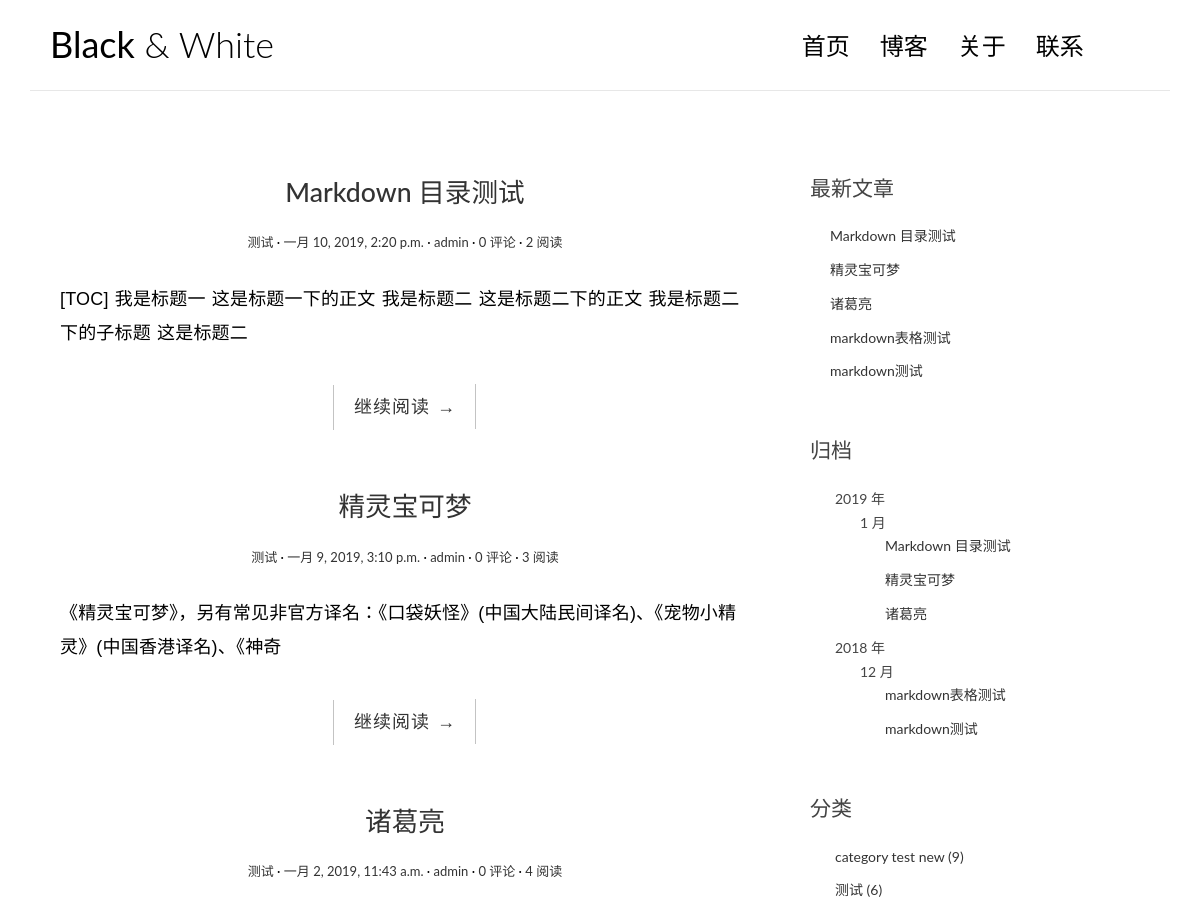
Before: / (upper part) with the older database file.
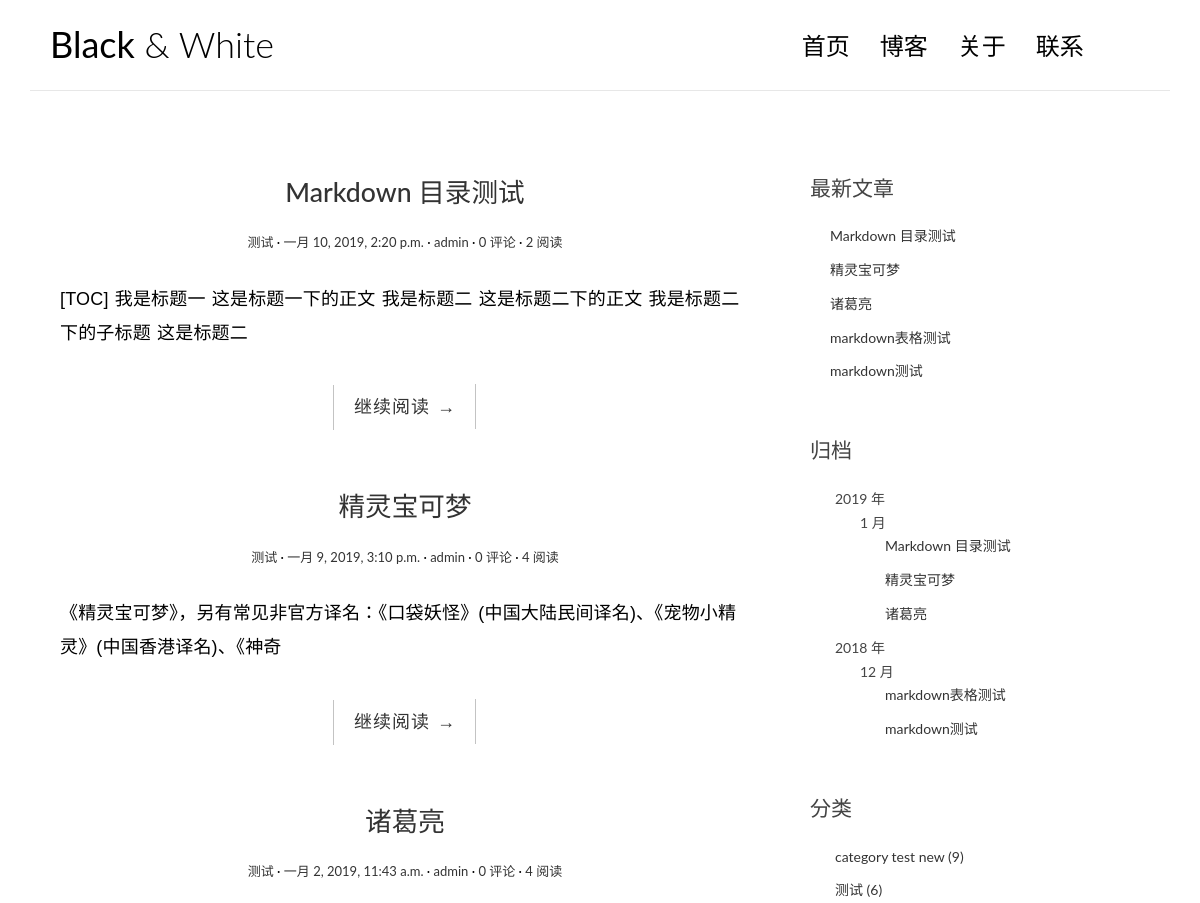
After: the same page with the newer database file.
### blog/models.py (models this page shows, shortened)
@python_2_unicode_compatible
class Post(models.Model):
    title = models.CharField(max_length=70)
    body = models.TextField()
    created_time = models.DateTimeField()
    modified_time = models.DateTimeField()
    excerpt = models.CharField(max_length=200,blank=True)
    category = models.ForeignKey(Category)
    tags = models.ManyToManyField(Tag,blank=True)
    author = models.ForeignKey(User)
    views = models.PositiveIntegerField(default=0)
    def get_absolute_url(self):
        return reverse('blog:detail',kwargs={'pk': self.pk})
    class Meta:
        ordering = ['-created_time']

@python_2_unicode_compatible
class Category(models.Model):
    name = models.CharField(max_length=100)

### blog/views.py (the view)
# urls.py: url(r'^$', views.IndexView.as_view(), name='index'),
class IndexView(ListView):
    model = Post
    template_name = 'blog/index.html'
    context_object_name = 'post_list'
    paginate_by = 5
    def get_context_data(self, **kwargs):
        context = super().get_context_data(**kwargs)
        paginator = context.get('paginator')
        page = context.get('page_obj')
        is_paginated = context.get('is_paginated')
        pagination_data = self.pagination_data(paginator, page, is_paginated)
        context.update(pagination_data)
        return context
    def pagination_data(self, paginator, page, is_paginated):
        if not is_paginated:
            return {}
        left = []
        right = []
        left_has_more = False
        right_has_more = False
        first = False
        last = False
        page_number = page.number
        total_pages = paginator.num_pages
        page_range = paginator.page_range
        left = page_range[(page_number - 3) if (page_number - 3) > 0 else 0:
                          (page_number - 1) if (page_number - 1) > 0 else 0]
        right = page_range[page_number:page_number + 2]
        if right:
            if right[-1] < total_pages:
                last = True
            if right[-1] < total_pages - 1:
                right_has_more = True
        if left:
            if left[0] > 1:
                first = True
            if left[0] > 2:
                left_has_more = True
        data = {'left': left,
                'right': right,
                'left_has_more': left_has_more,
                'right_has_more': right_has_more,
                'first': first,
                'last': last, }
        return data

### blog/templatetags/blog_tags.py (called while the page is built)
@register.simple_tag
def get_recent_posts(num=5):
    return Post.objects.all().order_by('-created_time')[:num]

@register.simple_tag
def archives():
    return Post.objects.dates('created_time','month',order='DESC')

@register.simple_tag
def get_categories():
    return Category.objects.all()

@register.simple_tag()
def get_tags():
    return Tag.objects.annotate(num_posts=Count('post')).filter(num_posts__gt=0)

### templates/blog/index.html (shortened to what this page needs)
{% extends 'base.html' %}
{% block main %}
    {% for post in post_list %}
        <article class="post post-{{ post.pk }}">
            <header class="entry-header">
                <h1 class="entry-title">
                    <a href="{{ post.get_absolute_url }}">{{ post.title }}</a>
                </h1>
                <div class="entry-meta">
                    <span class="post-category"><a href="{% url 'blog:category' post.category.pk %}">{{ post.category.name }}</a></span>
                    <span class="post-date"><a href="#"><time class="entry-date"
                                                              datetime="{{ post.created_time }}">{{ post.created_time }}</time></a></span>
                    <span class="post-author"><a href="#">{{ post.author }}</a></span>
                    <span class="comments-link"><a href="{{ post.get_absolute_url }}#comment-area">{{ post.comment_set.count }} 评论</a></span>
                    <span class="views-count"><a href="{{ post.get_absolute_url }}">{{ post.views }} 阅读</a></span>
                </div>
            </header>
            <div class="entry-content clearfix">
                <p>{{ post.excerpt }}</p>
                <div class="read-more cl-effect-14">
                    <a href="{{ post.get_absolute_url }}" class="more-link">继续阅读 <span class="meta-nav">→</span></a>
                </div>
            </div>
        </article>
    {% empty %}
        <div class="no-post">暂时还没有发布的文章！</div>
    {% endfor %}
{% endblock main %}

### templates/base.html (shortened to what the changed rows need)
{% load staticfiles %}
{% load blog_tags %}
<!DOCTYPE html>
<html>
<head>
    <link rel="stylesheet" href="http://code.ionicframework.com/ionicons/2.0.1/css/ionicons.min.css">
    <link rel="stylesheet" href="{% static 'blog/css/bootstrap.min.css' %}">
    <link rel="stylesheet" href="{% static 'blog/css/pace.css' %}">
    <link rel="stylesheet" href="{% static 'blog/css/custom.css' %}">
    <link rel="stylesheet" href="{% static 'blog/css/highlights/github.css' %}">
</head>
<body>
<div class="container">
    <header id="site-header">
        <div class="row">
            <div class="col-md-4 col-sm-5 col-xs-8">
                <div class="logo">
                    <h1><a href="{% url 'blog:index' %}"><b>Black</b> &amp; White</a></h1>
                </div>
            </div>
        </div>
    </header>
</div>
<div class="content-body">
    <div class="container">
        <div class="row">
            <main class="col-md-8">
                {% block main %}
                {% endblock main %}
            </main>
            <aside class="col-md-4">
                <div class="widget widget-recent-posts">
                    {% get_recent_posts as recent_post_list %}
                    <ul>
                        {% for post in recent_post_list %}
                            <li>
                                <a href="{{ post.get_absolute_url }}">{{ post.title }}</a>
                            </li>
                        {% empty %}
                            暂无文章！
                        {% endfor %}
                    </ul>
                </div>
                <div class="widget widget-archives">
                    {% archives as archives_list %}
                    {% regroup post_list by created_time.year as year_post_group %}
                    <ul>
                        {% for year in year_post_group %}
                        <li>{{ year.grouper }} 年
                            {% regroup year.list by created_time.month as month_post_group %}
                            <ul>
                                {% for month in month_post_group %}
                                <li>{{ month.grouper }} 月
                                    <ul>
                                        {% for post in month.list %}
                                        <li><a href="{{ post.get_absolute_url }}">{{ post.title }}</a>
                                        </li>
                                        {% endfor %}
                                    </ul>
                                </li>
                                {% endfor %}
                            </ul>
                        </li>
                        {% endfor %}
                    </ul>
                </div>
                    {% get_categories as category_list %}
                    {% get_tags as tag_list %}
            </aside>
        </div>
    </div>
</div>
</body>
</html>

Changed rows visible on the page:
changed Post "精灵宝可梦": views "3" → "4"
